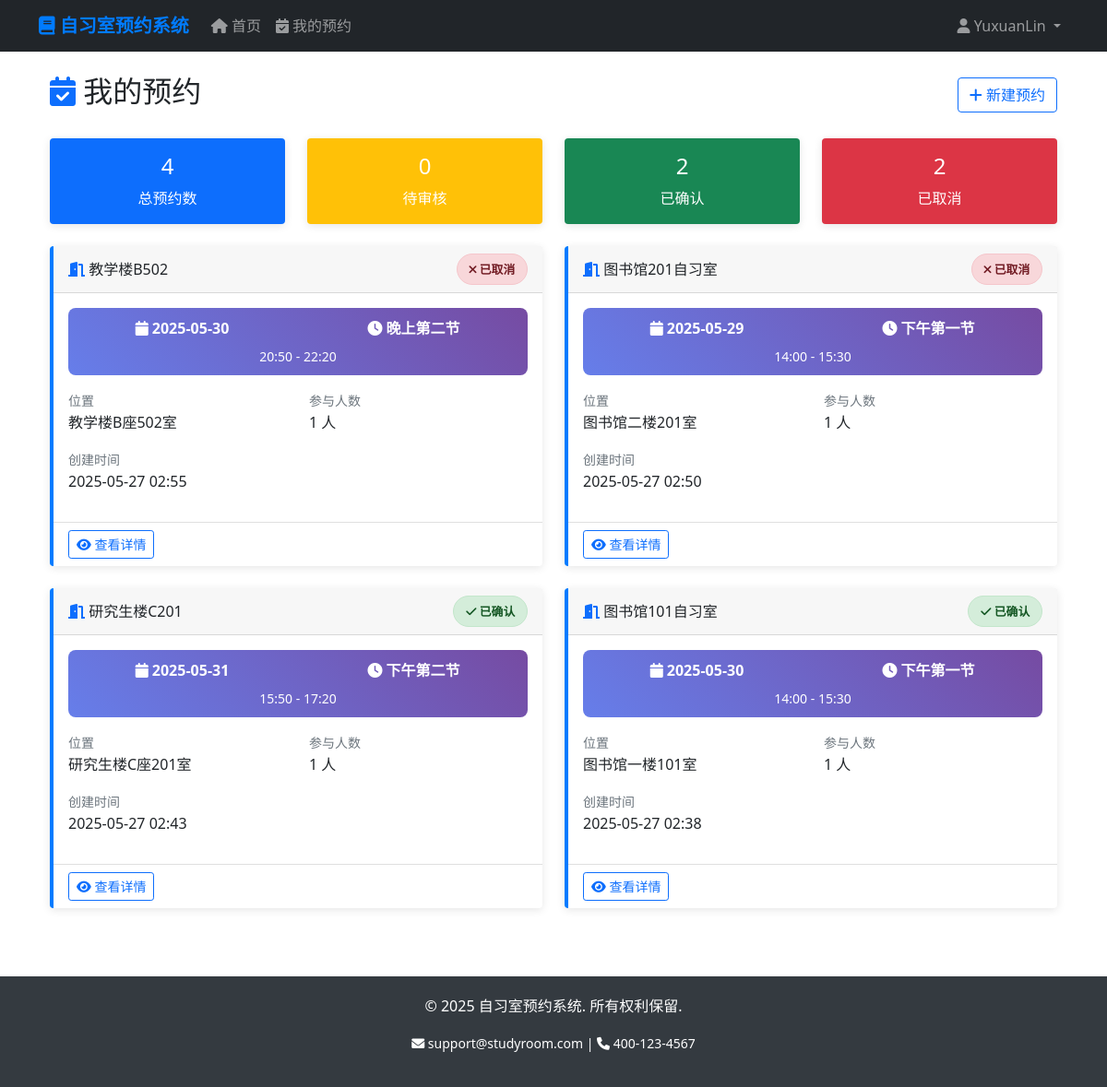
/bookings/ (signed in), run on the app's committed database.
### accounts/models.py (models this page shows, shortened)
class User(AbstractUser):
    USER_TYPE_CHOICES = [
        ('student', '学生'),
        ('teacher', '教师'),
        ('admin', '管理员'),
    ]
    user_type = models.CharField(
        max_length=10,
        choices=USER_TYPE_CHOICES,
        default='student',
        verbose_name='用户类型'
    )
    phone = models.CharField(
        max_length=11,
        blank=True,
        null=True,
        verbose_name='手机号'
    )
    student_id = models.CharField(
        max_length=20,
        blank=True,
        null=True,
        verbose_name='学号/工号'
    )
    avatar = models.ImageField(
        upload_to='avatars/',
        blank=True,
        null=True,
        verbose_name='头像'
    )
    created_at = models.DateTimeField(auto_now_add=True, verbose_name='创建时间')
    updated_at = models.DateTimeField(auto_now=True, verbose_name='更新时间')
    class Meta:
        verbose_name = '用户'
        verbose_name_plural = '用户'

### bookings/models.py (models this page shows, shortened)
class Booking(models.Model):
    STATUS_CHOICES = [
        ('pending', '待确认'),
        ('confirmed', '已确认'),
        ('cancelled', '已取消'),
        ('completed', '已完成'),
    ]
    user = models.ForeignKey(
        settings.AUTH_USER_MODEL,
        on_delete=models.CASCADE,
        verbose_name='预约用户'
    )
    room = models.ForeignKey(
        StudyRoom,
        on_delete=models.CASCADE,
        verbose_name='自习室'
    )
    time_slot = models.ForeignKey(
        TimeSlot,
        on_delete=models.CASCADE,
        verbose_name='时间段'
    )
    date = models.DateField(verbose_name='预约日期')
    purpose = models.TextField(blank=True, verbose_name='使用目的')
    participants = models.PositiveIntegerField(default=1, verbose_name='参与人数')
    status = models.CharField(
        max_length=10,
        choices=STATUS_CHOICES,
        default='pending',
        verbose_name='状态'
    )
    created_at = models.DateTimeField(auto_now_add=True, verbose_name='创建时间')
    updated_at = models.DateTimeField(auto_now=True, verbose_name='更新时间')
    class Meta:
        verbose_name = '预约'
        verbose_name_plural = '预约'
        unique_together = ('room', 'time_slot', 'date')
        ordering = ['-created_at']

### rooms/models.py (models this page shows, shortened)
class StudyRoom(models.Model):
    name = models.CharField(max_length=100, verbose_name='自习室名称')
    description = models.TextField(blank=True, verbose_name='描述')
    capacity = models.PositiveIntegerField(verbose_name='容量')
    location = models.CharField(max_length=200, verbose_name='位置')
    equipment = models.TextField(blank=True, verbose_name='设备')
    image = models.ImageField(
        upload_to='room_images/',
        blank=True,
        null=True,
        verbose_name='图片'
    )
    is_active = models.BooleanField(default=True, verbose_name='是否启用')
    created_at = models.DateTimeField(auto_now_add=True, verbose_name='创建时间')
    updated_at = models.DateTimeField(auto_now=True, verbose_name='更新时间')
    class Meta:
        verbose_name = '自习室'
        verbose_name_plural = '自习室'
        ordering = ['name']

class TimeSlot(models.Model):
    name = models.CharField(max_length=50, verbose_name='时间段名称')
    start_time = models.TimeField(verbose_name='开始时间')
    end_time = models.TimeField(verbose_name='结束时间')
    is_active = models.BooleanField(default=True, verbose_name='是否启用')
    class Meta:
        verbose_name = '时间段'
        verbose_name_plural = '时间段'
        ordering = ['start_time']

### bookings/views.py (the view)
# urls.py: path('', views.BookingListView.as_view(), name='booking_list'),
class BookingListView(LoginRequiredMixin, ListView):
    model = Booking
    template_name = 'bookings/booking_list.html'
    context_object_name = 'bookings'
    paginate_by = 10
    def get_queryset(self):
        return Booking.objects.filter(user=self.request.user).select_related('room', 'time_slot', 'user').order_by('-created_at')
    def get_context_data(self, **kwargs):
        context = super().get_context_data(**kwargs)
        user_bookings = Booking.objects.filter(user=self.request.user)
        context['total_bookings'] = user_bookings.count()
        context['pending_count'] = user_bookings.filter(status='pending').count()
        context['confirmed_count'] = user_bookings.filter(status='confirmed').count()
        context['cancelled_count'] = user_bookings.filter(status='cancelled').count()
        return context

### templates/bookings/booking_list.html (shortened to what this page needs)
{% extends 'base.html' %}
{% block content %}
<div class="container mt-4">
    <div class="row mb-4">
        <div class="col-12">
            <div class="d-flex justify-content-between align-items-center">
                <h2>
                    <i class="fas fa-calendar-check text-primary"></i> 我的预约
                </h2>
                <a href="{% url 'rooms:room_list' %}" class="btn btn-outline-primary">
                    <i class="fas fa-plus"></i> 新建预约
                </a>
            </div>
        </div>
    </div>
    <div class="row mb-4">
        <div class="col-md-3">
            <div class="card bg-primary text-white">
                <div class="card-body text-center">
                    <h4>{{ total_bookings }}</h4>
                    <p class="mb-0">总预约数</p>
                </div>
            </div>
        </div>
        <div class="col-md-3">
            <div class="card bg-warning text-white">
                <div class="card-body text-center">
                    <h4>{{ pending_count }}</h4>
                    <p class="mb-0">待审核</p>
                </div>
            </div>
        </div>
        <div class="col-md-3">
            <div class="card bg-success text-white">
                <div class="card-body text-center">
                    <h4>{{ confirmed_count }}</h4>
                    <p class="mb-0">已确认</p>
                </div>
            </div>
        </div>
        <div class="col-md-3">
            <div class="card bg-danger text-white">
                <div class="card-body text-center">
                    <h4>{{ cancelled_count }}</h4>
                    <p class="mb-0">已取消</p>
                </div>
            </div>
        </div>
    </div>
    <div class="row">
        {% for booking in bookings %}
        <div class="col-md-6 mb-4">
            <div class="card booking-card">
                <div class="card-header">                    <div class="d-flex justify-content-between align-items-center">
                        <h6 class="mb-0">
                            <i class="fas fa-door-open text-primary"></i>
                            {% if booking.room %}
                                {{ booking.room.name }}
                            {% else %}
                                未知房间
                            {% endif %}
                        </h6>
                        <span class="status-badge status-{{ booking.status }}">
                            {% if booking.status == 'pending' %}
                                <i class="fas fa-clock"></i> 待审核
                            {% elif booking.status == 'confirmed' %}
                                <i class="fas fa-check"></i> 已确认
                            {% elif booking.status == 'cancelled' %}
                                <i class="fas fa-times"></i> 已取消
                            {% endif %}
                        </span>
                    </div>
                </div>
                <div class="card-body">
                    <div class="booking-time text-center">
                        <div class="row">
                            <div class="col-6">
                                <i class="fas fa-calendar"></i>
                                <strong>{{ booking.date|date:"Y-m-d" }}</strong>
                            </div>
                            <div class="col-6">
                                <i class="fas fa-clock"></i>
                                <strong>{{ booking.time_slot.name }}</strong>
                            </div>
                        </div>
                        <small class="d-block mt-2">
                            {{ booking.time_slot.start_time|time:"H:i" }} - {{ booking.time_slot.end_time|time:"H:i" }}
                        </small>
                    </div>
                    <div class="row mb-3">                        <div class="col-6">
                            <small class="text-muted">位置</small>
                            <div>
                                {% if booking.room %}
                                    {{ booking.room.location }}
                                {% else %}
                                    未知位置
                                {% endif %}
                            </div>
                        </div>
                        <div class="col-6">
                            <small class="text-muted">参与人数</small>
                            <div>{{ booking.participants }} 人</div>
                        </div>
                    </div>
                    <div class="mb-3">
                        <small class="text-muted">创建时间</small>
                        <div>{{ booking.created_at|date:"Y-m-d H:i" }}</div>
                    </div>
                </div>
                <div class="card-footer bg-transparent">
                    <div class="d-flex justify-content-between">
                        <a href="{% url 'bookings:booking_detail' booking.pk %}"
                           class="btn btn-outline-primary btn-sm">
                            <i class="fas fa-eye"></i> 查看详情
                        </a>
                    </div>
                </div>
            </div>
        </div>
        {% endfor %}
    </div>
</div>
{% endblock %}

### templates/base.html (shortened to what this page needs)
<!DOCTYPE html>
<html lang="zh-cn">
<head>
    <link href="https://cdn.jsdelivr.net/npm/bootstrap@5.1.3/dist/css/bootstrap.min.css" rel="stylesheet">
    <link href="https://cdnjs.cloudflare.com/ajax/libs/font-awesome/6.0.0/css/all.min.css" rel="stylesheet">
</head>
<body>
    <nav class="navbar navbar-expand-lg navbar-dark bg-dark">
        <div class="container">
            <a class="navbar-brand" href="{% url 'rooms:room_list' %}">
                <i class="fas fa-book"></i> 自习室预约系统
            </a>
            <div class="collapse navbar-collapse" id="navbarNav">
                <ul class="navbar-nav me-auto">
                    <li class="nav-item">
                        <a class="nav-link" href="{% url 'rooms:room_list' %}">
                            <i class="fas fa-home"></i> 首页
                        </a>
                    </li>
                    {% if user.is_authenticated %}
                    <li class="nav-item">
                        <a class="nav-link" href="{% url 'bookings:booking_list' %}">
                            <i class="fas fa-calendar-check"></i> 我的预约
                        </a>
                    </li>
                    {% endif %}
                </ul>
                <ul class="navbar-nav">
                    {% if user.is_authenticated %}
                    <li class="nav-item dropdown">
                        <a class="nav-link dropdown-toggle" href="#" id="navbarDropdown" role="button" data-bs-toggle="dropdown">
                            <i class="fas fa-user"></i> {{ user.username }}
                        </a>
                    </li>
                    {% endif %}
                </ul>
            </div>
        </div>
    </nav>
    <main class="container my-4">
        {% block content %}{% endblock %}
    </main>
    <footer class="text-center">
        <div class="container">
            <p>&copy; 2025 自习室预约系统. 所有权利保留.</p>
            <p>
                <small>
                    <i class="fas fa-envelope"></i> support@studyroom.com |
                    <i class="fas fa-phone"></i> 400-123-4567
                </small>
            </p>
        </div>
    </footer>
</body>
</html>

### templates/base.html (style rules this page uses)
.navbar-brand { font-weight: bold; color: #007bff !important; }
.card { transition: transform 0.2s; border: none; box-shadow: 0 2px 10px rgba(0,0,0,0.1); }
.status-badge { padding: 0.25rem 0.5rem; border-radius: 0.25rem; font-size: 0.75rem; font-weight: 600; }
.status-confirmed { background-color: #d1edff; color: #0c5460; }
.status-cancelled { background-color: #f8d7da; color: #721c24; }
footer { background-color: #343a40; color: white; padding: 20px 0; margin-top: 50px; }

### templates/bookings/booking_list.html (style rules this page uses)
.booking-card { transition: all 0.3s ease; border-left: 4px solid #007bff; }
.status-badge { font-size: 0.8rem; padding: 0.4rem 0.8rem; border-radius: 20px; }
.status-confirmed { background-color: #d4edda; color: #155724; border: 1px solid #c3e6cb; }
.status-cancelled { background-color: #f8d7da; color: #721c24; border: 1px solid #f5c6cb; }
.booking-time { background: linear-gradient(45deg, #667eea, #764ba2); color: white; padding: 10px; border-radius: 8px; margin-bottom: 15px; }

### data on the page
User: username "YuxuanLin"
Booking: room.name "教学楼B502", status "cancelled" (drawn), date "2025-05-30", time_slot.name "晚上第二节", time_slot.start_time "20:50", time_slot.end_time "22:20", room.location "教学楼B座502室", participants "1", created_at "2025-05-27 02:55"
Booking: room.name "图书馆201自习室", status "cancelled" (drawn), date "2025-05-29", time_slot.name "下午第一节", time_slot.start_time "14:00", time_slot.end_time "15:30", room.location "图书馆二楼201室", participants "1", created_at "2025-05-27 02:50"
Booking: room.name "研究生楼C201", status "confirmed" (drawn), date "2025-05-31", time_slot.name "下午第二节", time_slot.start_time "15:50", time_slot.end_time "17:20", room.location "研究生楼C座201室", participants "1", created_at "2025-05-27 02:43"
Booking: room.name "图书馆101自习室", status "confirmed" (drawn), date "2025-05-30", time_slot.name "下午第一节", time_slot.start_time "14:00", time_slot.end_time "15:30", room.location "图书馆一楼101室", participants "1", created_at "2025-05-27 02:38"

### other printed values
{{ total_bookings }} "4"
{{ pending_count }} "0"
{{ confirmed_count }} "2"
{{ cancelled_count }} "2"
